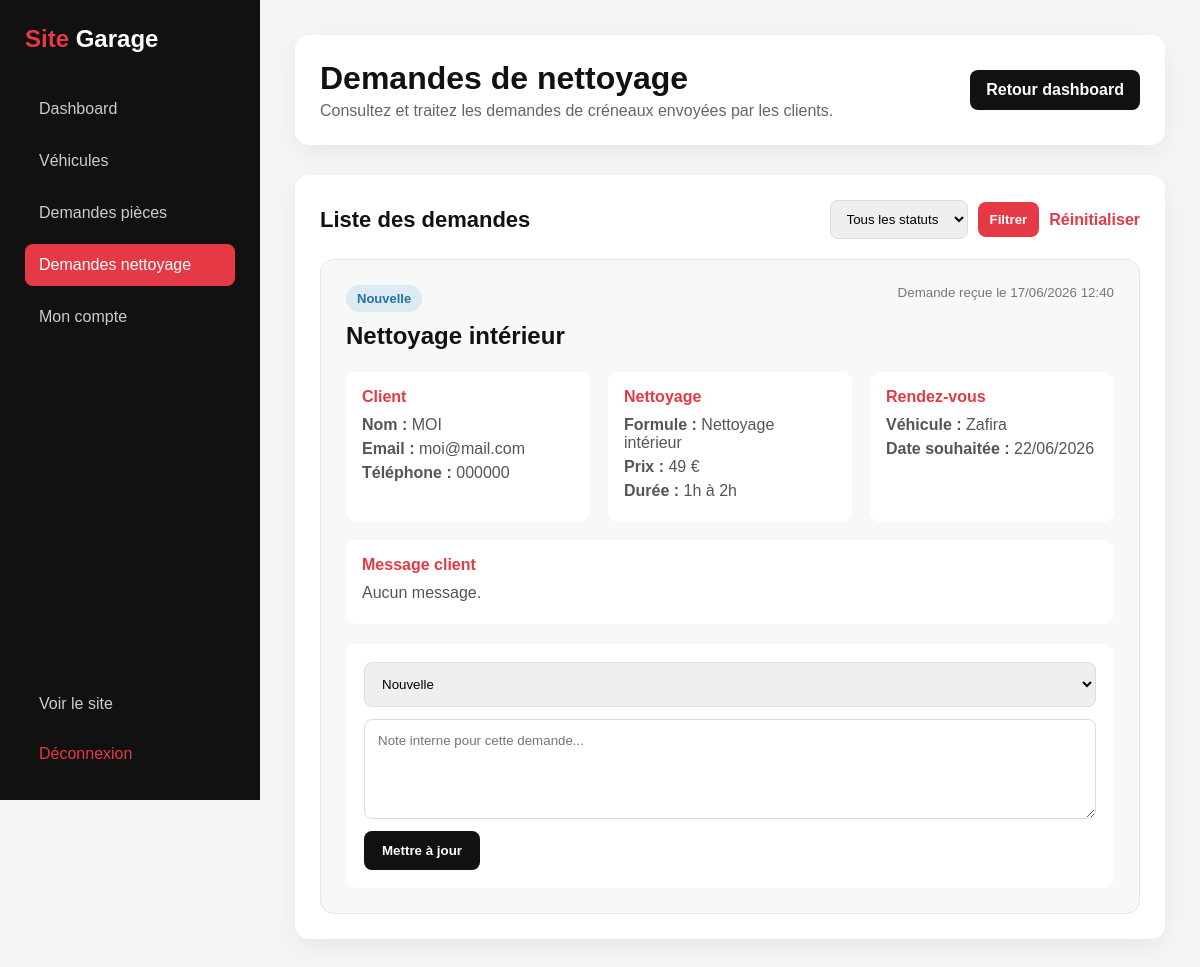
Screenshot of /admin/demandes_nettoyage.php (signed in) with the database file from the repository.
### tables this page shows
CREATE TABLE `demandes_nettoyage` (
  `id_demande_nettoyage` int(11) NOT NULL AUTO_INCREMENT,
  `id_service` int(11) DEFAULT NULL,
  `nom_client` varchar(120) NOT NULL,
  `email_client` varchar(150) NOT NULL,
  `telephone_client` varchar(30) NOT NULL,
  `vehicule` varchar(150) DEFAULT NULL,
  `date_souhaitee` date DEFAULT NULL,
  `message` text DEFAULT NULL,
  `statut` enum('nouvelle','confirmee','refusee','realisee','annulee') DEFAULT 'nouvelle',
  `note_admin` text DEFAULT NULL,
  `date_demande` datetime DEFAULT current_timestamp(),
  PRIMARY KEY (`id_demande_nettoyage`),
  KEY `id_service` (`id_service`),
  CONSTRAINT `demandes_nettoyage_ibfk_1` FOREIGN KEY (`id_service`) REFERENCES `services_nettoyage` (`id_service`) ON DELETE SET NULL
);

CREATE TABLE `services_nettoyage` (
  `id_service` int(11) NOT NULL AUTO_INCREMENT,
  `nom` varchar(120) NOT NULL,
  `slug` varchar(120) NOT NULL,
  `description` text DEFAULT NULL,
  `prix_depart` decimal(10,2) DEFAULT NULL,
  `duree_estimee` varchar(100) DEFAULT NULL,
  `actif` tinyint(1) DEFAULT 1,
  `date_creation` datetime DEFAULT current_timestamp(),
  PRIMARY KEY (`id_service`),
  UNIQUE KEY `slug` (`slug`)
);

### admin/demandes_nettoyage.php (the view, shortened to what this page needs)
<?php
require_once '../config/db.php';
include 'includes/admin_header.php';
include 'includes/admin_sidebar.php';
$sql = "
    SELECT
        dn.*,
        sn.nom AS service_nom,
        sn.prix_depart AS service_prix,
        sn.duree_estimee AS service_duree
    FROM demandes_nettoyage dn
    LEFT JOIN services_nettoyage sn ON dn.id_service = sn.id_service
    WHERE 1=1
";
$params = [];
$sql .= " ORDER BY dn.date_demande DESC";
$stmt = $pdo->prepare($sql);
$stmt->execute($params);
$demandes = $stmt->fetchAll();
?>
<main class="admin-main">
    <header class="admin-topbar">
        <div>
            <h1>Demandes de nettoyage</h1>
            <p>Consultez et traitez les demandes de créneaux envoyées par les clients.</p>
        </div>
        <a href="dashboard.php" class="admin-topbar-btn">Retour dashboard</a>
    </header>
    <section class="admin-panel">
        <div class="admin-panel-header">
            <h2>Liste des demandes</h2>
            <form method="GET" action="demandes_nettoyage.php" class="admin-filter-form">
                <select name="statut">
                    <option value="">Tous les statuts</option>
                </select>
                <button type="submit">Filtrer</button>
                <a href="demandes_nettoyage.php">Réinitialiser</a>
            </form>
        </div>
        <?php if (count($demandes) > 0): ?>
            <div class="admin-requests-grid">
                <?php foreach ($demandes as $demande): ?>
                    <article class="admin-request-card">
                        <div class="request-card-header">
                            <div>
                                <span class="request-status status-<?= htmlspecialchars($demande['statut']) ?>">
                                    <?= htmlspecialchars(str_replace('_', ' ', $demande['statut'])) ?>
                                </span>
                                <h3>
                                    <?= htmlspecialchars($demande['service_nom'] ?? 'Service non renseigné') ?>
                                </h3>
                            </div>
                            <small>
                                Demande reçue le <?= date('d/m/Y H:i', strtotime($demande['date_demande'])) ?>
                            </small>
                        </div>
                        <div class="request-card-body">
                            <div class="request-section">
                                <h4>Client</h4>
                                <p><strong>Nom :</strong> <?= htmlspecialchars($demande['nom_client']) ?></p>
                                <p><strong>Email :</strong> <?= htmlspecialchars($demande['email_client']) ?></p>
                                <p><strong>Téléphone :</strong> <?= htmlspecialchars($demande['telephone_client']) ?></p>
                            </div>
                            <div class="request-section">
                                <h4>Nettoyage</h4>
                                <p>
                                    <strong>Formule :</strong>
                                    <?= htmlspecialchars($demande['service_nom'] ?? 'Non renseignée') ?>
                                </p>
                                <p>
                                    <strong>Prix :</strong>
                                    <?php if (!empty($demande['service_prix'])): ?>
                                        <?= number_format($demande['service_prix'], 0, ',', ' ') ?> €
                                    <?php else: ?>
                                        Sur devis
                                    <?php endif; ?>
                                </p>
                                <p>
                                    <strong>Durée :</strong>
                                    <?= htmlspecialchars($demande['service_duree'] ?? 'Non renseignée') ?>
                                </p>
                            </div>
                            <div class="request-section">
                                <h4>Rendez-vous</h4>
                                <p>
                                    <strong>Véhicule :</strong>
                                    <?= htmlspecialchars($demande['vehicule'] ?: 'Non renseigné') ?>
                                </p>
                                <p>
                                    <strong>Date souhaitée :</strong>
                                    <?php if (!empty($demande['date_souhaitee'])): ?>
                                        <?= date('d/m/Y', strtotime($demande['date_souhaitee'])) ?>
                                    <?php else: ?>
                                        Non renseignée
                                    <?php endif; ?>
                                </p>
                            </div>
                            <div class="request-section full">
                                <h4>Message client</h4>
                                <p><?= nl2br(htmlspecialchars($demande['message'] ?: 'Aucun message.')) ?></p>
                            </div>
                        </div>
                        <form method="POST" action="demandes_nettoyage.php" class="request-update-form">
                            <div class="form-row">
                                <select name="statut">
                                    <option value="nouvelle" <?= $demande['statut'] === 'nouvelle' ? 'selected' : '' ?>>Nouvelle</option>
                                </select>
                            </div>
                            <textarea
                                name="note_admin"
                                placeholder="Note interne pour cette demande..."
                            ><?= htmlspecialchars($demande['note_admin'] ?? '') ?></textarea>
                            <button type="submit" class="admin-save-btn">Mettre à jour</button>
                        </form>
                    </article>
                <?php endforeach; ?>
            </div>
        <?php else: ?>
            <p class="admin-empty">Aucune demande de nettoyage trouvée.</p>
        <?php endif; ?>
    </section>
</main>
<?php include 'includes/admin_footer.php'; ?>

### admin/css/style_admin.css (style rules this page uses)
* { margin: 0; padding: 0; box-sizing: border-box; }
body { font-family: Arial, Helvetica, sans-serif; background: #f4f5f7; color: #111; }
.admin-main { grid-column: 2; padding: 35px; }
.admin-topbar { background: #fff; border-radius: 14px; padding: 25px; margin-bottom: 30px; display: flex; justify-content: space-between; gap: 20px; align-items: center; box-shadow: 0 8px 25px rgba(0, 0, 0, 0.06); }
.admin-topbar h1 { font-size: 32px; margin-bottom: 5px; }
.admin-topbar p { color: #666; }
.admin-topbar-btn { background: #111; color: #fff; text-decoration: none; padding: 11px 16px; border-radius: 8px; font-weight: bold; }
.admin-panel { background: #fff; border-radius: 14px; padding: 25px; box-shadow: 0 8px 25px rgba(0, 0, 0, 0.06); }
.admin-panel-header { display: flex; justify-content: space-between; gap: 15px; align-items: center; margin-bottom: 20px; }
.admin-panel-header h2 { font-size: 22px; }
.admin-panel-header a { color: #e63946; text-decoration: none; font-weight: bold; }
.admin-filter-form { display: flex; gap: 10px; flex-wrap: wrap; align-items: center; }
.admin-filter-form select, .admin-filter-form button { padding: 10px 12px; border: 1px solid #ddd; border-radius: 8px; }
.admin-filter-form button { background: #e63946; color: #fff; border: none; font-weight: bold; cursor: pointer; }
.admin-filter-form a { color: #e63946; text-decoration: none; font-weight: bold; }
.admin-requests-grid { display: grid; gap: 22px; }
.admin-request-card { background: #f8f8f8; border: 1px solid #e5e5e5; border-radius: 14px; padding: 25px; }
.request-card-header { display: flex; justify-content: space-between; gap: 18px; align-items: flex-start; margin-bottom: 22px; }
.request-card-header h3 { margin-top: 10px; font-size: 24px; }
.request-card-header small { color: #777; white-space: nowrap; }
.request-status { display: inline-block; padding: 6px 11px; border-radius: 20px; font-weight: bold; font-size: 13px; text-transform: capitalize; }
.status-nouvelle { background: rgba(52, 152, 219, 0.14); color: #2471a3; }
.request-card-body { display: grid; grid-template-columns: repeat(3, 1fr); gap: 18px; margin-bottom: 20px; }
.request-section { background: #fff; border-radius: 10px; padding: 16px; }
.request-section.full { grid-column: 1 / -1; }
.request-section h4 { margin-bottom: 10px; color: #e63946; }
.request-section p { color: #555; margin-bottom: 6px; }
.request-update-form { background: #fff; padding: 18px; border-radius: 10px; display: grid; gap: 12px; }
.request-update-form select, .request-update-form textarea { width: 100%; padding: 13px; border: 1px solid #ddd; border-radius: 8px; font-family: Arial, Helvetica, sans-serif; }
.request-update-form textarea { min-height: 100px; resize: vertical; }
.admin-save-btn { justify-self: flex-start; background: #111; color: #fff; border: none; padding: 12px 18px; border-radius: 8px; font-weight: bold; cursor: pointer; }

### rows the page displays
demandes_nettoyage: statut "Nouvelle", id_service.nom "Nettoyage intérieur", date_demande "17/06/2026 12:40", nom_client "MOI", email_client "moi@mail.com", telephone_client "000000", id_service.prix_depart "49", id_service.duree_estimee "1h à 2h", vehicule "Zafira", date_souhaitee "22/06/2026", message "Aucun message."
